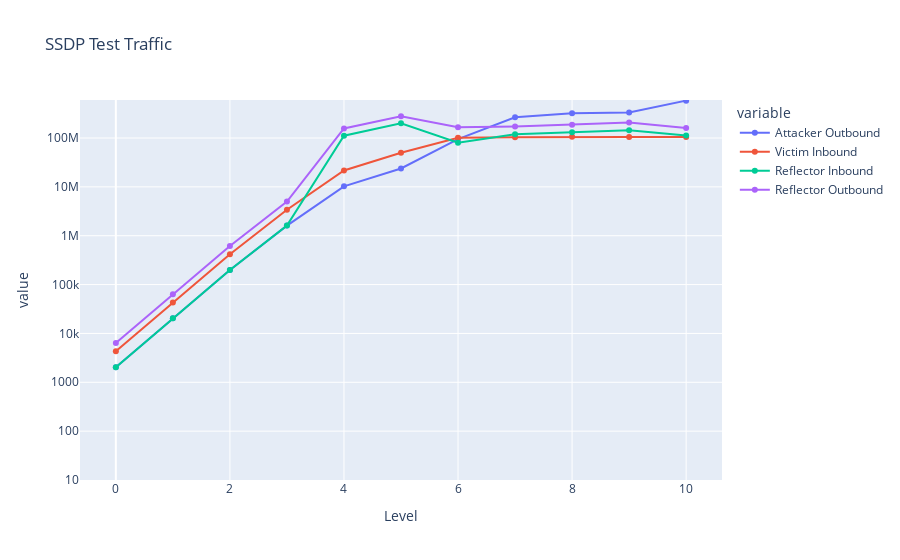

Source (notebook cell):
### Markdown cell above
## Plotting

### Code cell
# Get single index dataframe
df1 = pd.merge(attackerBytes,victimBytes,on="Level")
df2 = pd.merge(df1,reflectorBytes,on='Level')
# Remove 'level' string in level column
df2["Level"] = df2['Level']
# Get maximum value in dataframe rounded up to highest exponent (i.e. up to nearest 100M for example)
maxN = df2.select_dtypes(include=[np.number]).max().max()
c = 10 ** int(math.log10(maxN)) # Same number of digits as max number
yaxisRange = [10,math.ceil(maxN/c) * c]

# Plot data
fig = px.line(df2, 
              title=Protocol + " Test Traffic",
              x='Level',
              y=['Attacker Outbound','Victim Inbound', 'Reflector Inbound','Reflector Outbound'],
              log_y=True,
              range_y=yaxisRange,
              markers=True)
fig.show()

### Figure 1 — Plotly figure (JSON) as saved in the notebook; plotly's stock layout.template omitted (floating-point values rounded to 4 significant figures)
{"data": [{"hovertemplate": "variable=Attacker Outbound<br>Level=%{x}<br>value=%{y}<extra></extra>", "legendgroup": "Attacker Outbound", "line": {"color": "#636efa", "dash": "solid"}, "marker": {"symbol": "circle"}, "mode": "markers+lines", "name": "Attacker Outbound", "orientation": "v", "showlegend": true, "type": "scatter", "x": [0, 1, 2, 3, 4, 5, 6, 7, 8, 9, 10], "xaxis": "x", "y": [2040, 20400, 198696, 1611736, 10255760, 23774432, 95273848, 266397072, 321798712, 333780584, 582204032], "yaxis": "y"}, {"hovertemplate": "variable=Victim Inbound<br>Level=%{x}<br>value=%{y}<extra></extra>", "legendgroup": "Victim Inbound", "line": {"color": "#EF553B", "dash": "solid"}, "marker": {"symbol": "circle"}, "mode": "markers+lines", "name": "Victim Inbound", "orientation": "v", "showlegend": true, "type": "scatter", "x": [0, 1, 2, 3, 4, 5, 6, 7, 8, 9, 10], "xaxis": "x", "y": [4305, 43050, 419307, 3401237, 21642670, 50067724, 101404275, 104109537, 106204924, 105126378, 105498043], "yaxis": "y"}, {"hovertemplate": "variable=Reflector Inbound<br>Level=%{x}<br>value=%{y}<extra></extra>", "legendgroup": "Reflector Inbound", "line": {"color": "#00cc96", "dash": "solid"}, "marker": {"symbol": "circle"}, "mode": "markers+lines", "name": "Reflector Inbound", "orientation": "v", "showlegend": true, "type": "scatter", "x": [0, 1, 2, 3, 4, 5, 6, 7, 8, 9, 10], "xaxis": "x", "y": [2040, 20400, 198696, 1611736, 111618600, 200397360, 80468344, 118981640, 131557152, 144814840, 112598072], "yaxis": "y"}, {"hovertemplate": "variable=Reflector Outbound<br>Level=%{x}<br>value=%{y}<extra></extra>", "legendgroup": "Reflector Outbound", "line": {"color": "#ab63fa", "dash": "solid"}, "marker": {"symbol": "circle"}, "mode": "markers+lines", "name": "Reflector Outbound", "orientation": "v", "showlegend": true, "type": "scatter", "x": [0, 1, 2, 3, 4, 5, 6, 7, 8, 9, 10], "xaxis": "x", "y": [6345, 63450, 618003, 5012973, 157339422, 279244009, 166388108, 172725547, 185885678, 207196586, 159808998], "yaxis": "y"}], "layout": {"legend": {"title": {"text": "variable"}, "tracegroupgap": 0}, "title": {"text": "SSDP Test Traffic"}, "xaxis": {"anchor": "y", "domain": [0, 1], "title": {"text": "Level"}}, "yaxis": {"anchor": "x", "domain": [0, 1], "range": [1, 8.778], "title": {"text": "value"}, "type": "log"}}}
